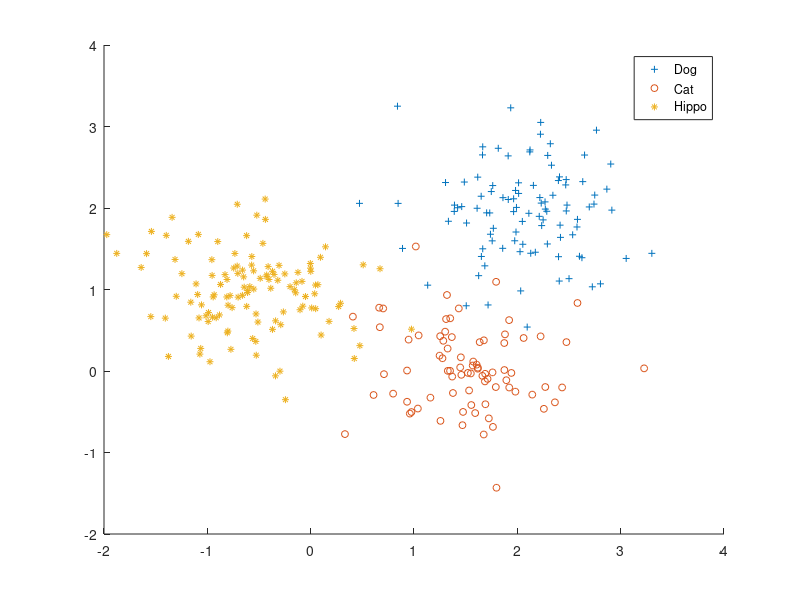
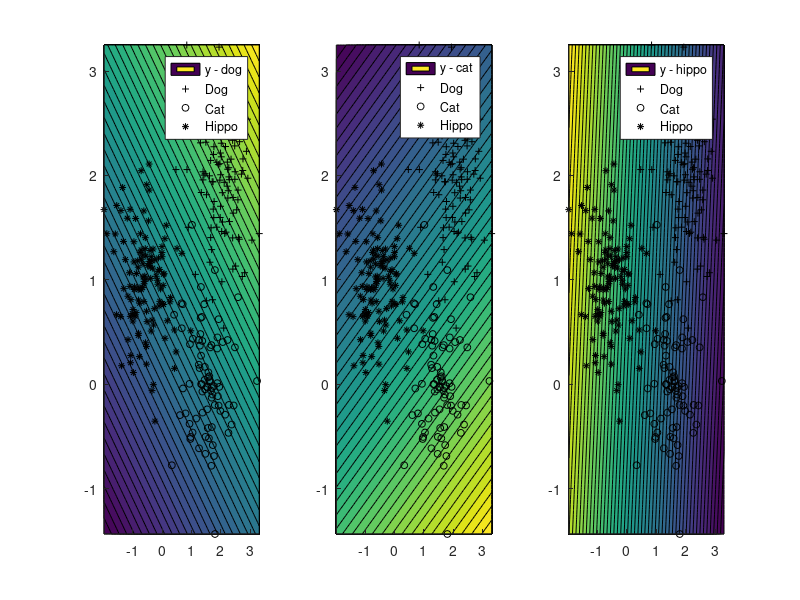
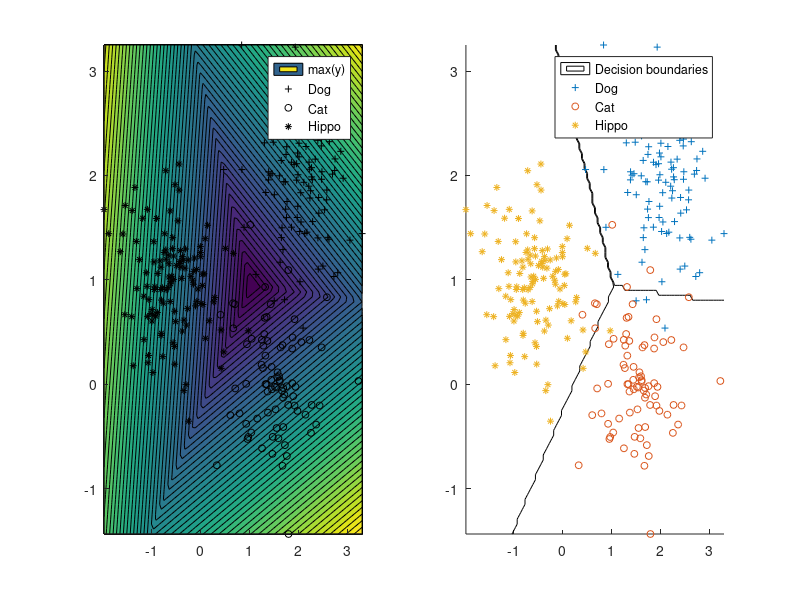

Write the MATLAB code that produced these figures, in order.
%% Generate data

clearvars, close all

% class 1
% dog
dn = 100;
dm = [2,2];
ds = 0.5;
Xdog = ds*randn(2,dn) + dm(:)*ones(1,dn);
Xdog = [ones(1,dn); Xdog];
Tdog = [1;0;0]*ones(1,dn);

% class 2
% cat
cn = 80;
cm = [1.5,0];
cs = 0.5;
Xcat = cs*randn(2,cn) + cm(:)*ones(1,cn);
Xcat = [ones(1,cn); Xcat];
Tcat = [0;1;0]*ones(1,cn);

% class 3
% hippo
hn = 120;
hm = [-0.5,1];
hs = 0.5;
Xhippo = hs*randn(2,hn) + hm(:)*ones(1,hn);
Xhippo = [ones(1,hn); Xhippo];
Thippo = [0;0;1]*ones(1,hn);

% join data
T = [Tdog Tcat Thippo];
X = [Xdog Xcat Xhippo];

% Plot data
figure(1), clf, hold on,
plot(Xdog(2,:),Xdog(3,:),'+','MarkerSize',5)
plot(Xcat(2,:),Xcat(3,:),'o','MarkerSize',5)
plot(Xhippo(2,:),Xhippo(3,:),'*','MarkerSize',5)
legend('Dog','Cat','Hippo')
hold off

%% Estimate W

W = pinv(X')*T';


%% Make vizualization grid

ngrid = 100;
Xgrid = zeros(3,ngrid^2);
x1grid = linspace(min(X(2,:)),max(X(2,:)),ngrid);
x2grid = linspace(min(X(3,:)),max(X(3,:)),ngrid);

nind = 1;
for n1 = 1:ngrid
    for n2 = 1:ngrid
        Xgrid(:,nind) = [1,x1grid(n1),x2grid(n2)]';
        nind = nind + 1;
    end
end

%% Calculate predictions on grid

Ypred = W'*Xgrid;

y1 = Ypred(1,:)';
y2 = Ypred(2,:)';
y3 = Ypred(3,:)';

y1mat = reshape(y1,ngrid,ngrid);
y2mat = reshape(y2,ngrid,ngrid);
y3mat = reshape(y3,ngrid,ngrid);

%% Plot results

% Per classifier
figure(2), clf, 
subplot(131), hold on,
contourf(x1grid,x2grid,y1mat,50)
plot(Xdog(2,:),Xdog(3,:),'k+','MarkerSize',5)
plot(Xcat(2,:),Xcat(3,:),'ko','MarkerSize',5)
plot(Xhippo(2,:),Xhippo(3,:),'k*','MarkerSize',5)
legend('y - dog','Dog','Cat','Hippo','Location','best')
hold off

subplot(132), hold on,
contourf(x1grid,x2grid,y2mat,50)
plot(Xdog(2,:),Xdog(3,:),'k+','MarkerSize',5)
plot(Xcat(2,:),Xcat(3,:),'ko','MarkerSize',5)
plot(Xhippo(2,:),Xhippo(3,:),'k*','MarkerSize',5)
legend('y - cat','Dog','Cat','Hippo','Location','best')
hold off

subplot(133), hold on,
contourf(x1grid,x2grid,y3mat,50)
plot(Xdog(2,:),Xdog(3,:),'k+','MarkerSize',5)
plot(Xcat(2,:),Xcat(3,:),'ko','MarkerSize',5)
plot(Xhippo(2,:),Xhippo(3,:),'k*','MarkerSize',5)
legend('y - hippo','Dog','Cat','Hippo','Location','best')
hold off


% Decision boundaries, per class
[c,maxind] = max(Ypred,[],1);
cmat = reshape(c,ngrid,ngrid);
classmat = reshape(maxind,ngrid,ngrid);

figure(3), clf
subplot(121), hold on,
contourf(x1grid,x2grid,cmat,50)
plot(Xdog(2,:),Xdog(3,:),'k+','MarkerSize',5)
plot(Xcat(2,:),Xcat(3,:),'ko','MarkerSize',5)
plot(Xhippo(2,:),Xhippo(3,:),'k*','MarkerSize',5)
legend('max(y)','Dog','Cat','Hippo','Location','best')
hold off

subplot(122), hold on,
contour(x1grid,x2grid,classmat,2,'k')
plot(Xdog(2,:),Xdog(3,:),'+','MarkerSize',5)
plot(Xcat(2,:),Xcat(3,:),'o','MarkerSize',5)
plot(Xhippo(2,:),Xhippo(3,:),'*','MarkerSize',5)
legend('Decision boundaries','Dog','Cat','Hippo','Location','best')
hold off

